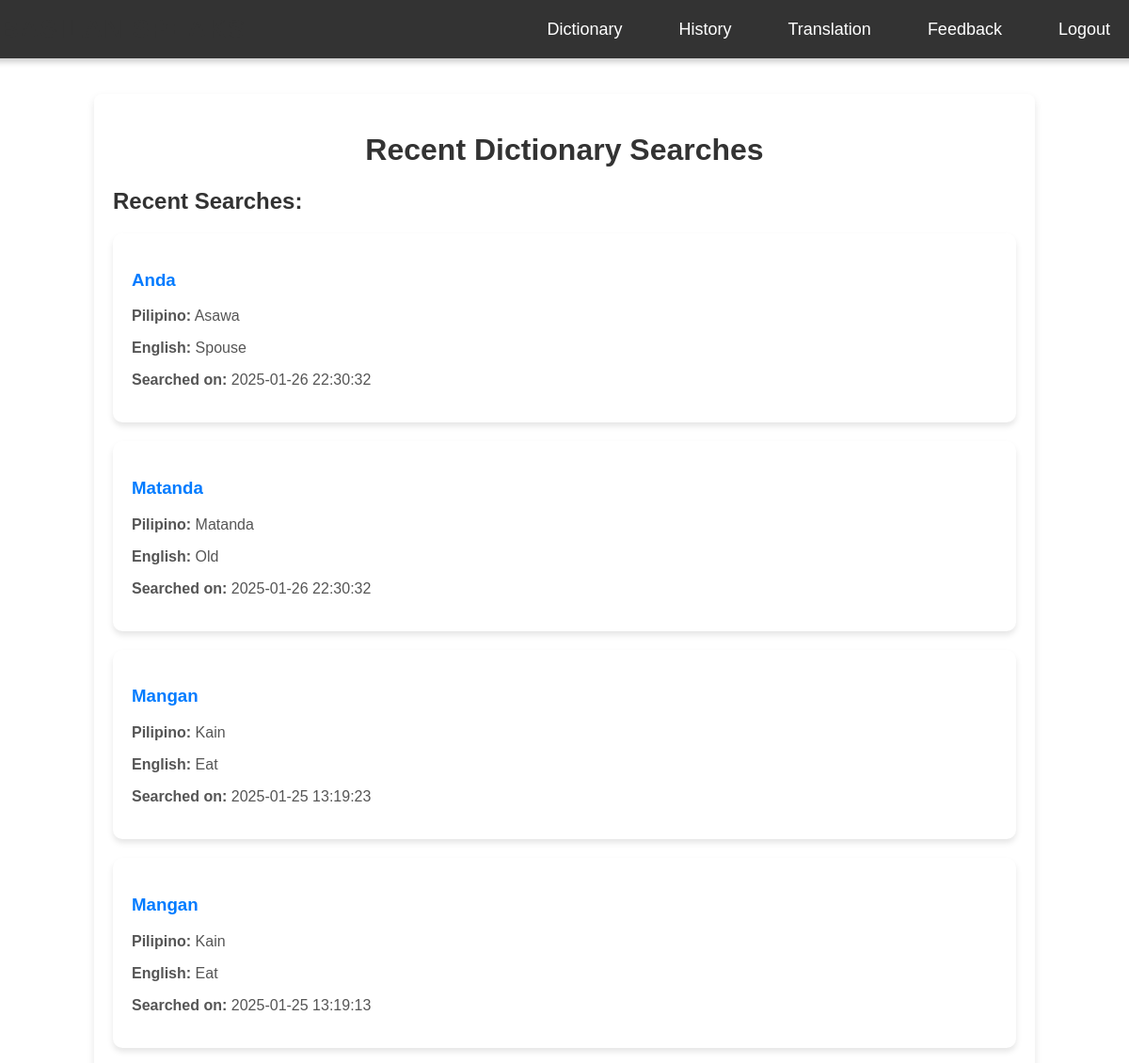
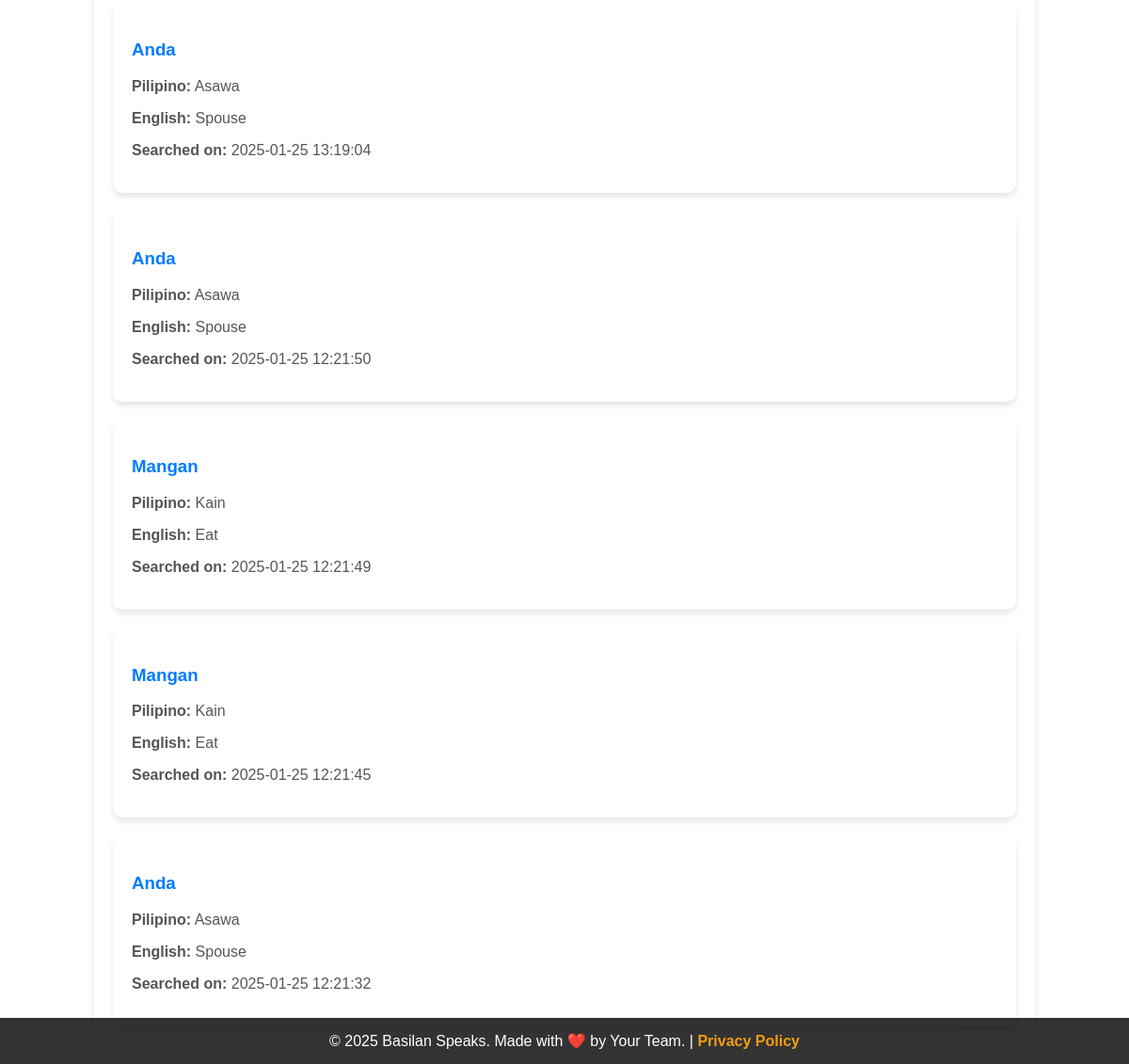
Page /recent_dictionary.php (signed in) on the committed database (2 pictures, top to bottom).
### tables this page shows
CREATE TABLE `recent_dictionary_searches` (
  `id` int(11) NOT NULL,
  `user_id` int(11) NOT NULL,
  `dictionary_entry_id` int(11) NOT NULL,
  `search_timestamp` datetime NOT NULL
);

CREATE TABLE `dictionary_entries` (
  `id` int(11) NOT NULL,
  `yakan_word` varchar(255) NOT NULL,
  `pilipino_word` varchar(255) NOT NULL,
  `english_word` varchar(255) NOT NULL,
  `synonyms` text DEFAULT NULL,
  `examples` text DEFAULT NULL,
  `submitted_by_contributor_id` int(11) NOT NULL,
  `validated_by_validator_id` int(11) DEFAULT NULL,
  `is_validated` tinyint(1) NOT NULL DEFAULT 0,
  `validation_timestamp` timestamp NULL DEFAULT NULL,
  `created_at` timestamp NOT NULL DEFAULT current_timestamp()
);

### recent_dictionary.php (the view, shortened to what this page needs)
<?php
require 'db.php';
$user_id = $_SESSION['user_id'];
$recent_entries = [];
try {
    $stmt = $db->prepare("SELECT de.yakan_word, de.pilipino_word, de.english_word, rds.search_timestamp
                          FROM recent_dictionary_searches rds
                          JOIN dictionary_entries de ON rds.dictionary_entry_id = de.id
                          WHERE rds.user_id = :user_id
                          ORDER BY rds.search_timestamp DESC
                          LIMIT 10");
    $stmt->execute(['user_id' => $user_id]);
    $recent_entries = $stmt->fetchAll(PDO::FETCH_ASSOC);
} catch (PDOException $e) {
    echo "Error: " . $e->getMessage();
}
?>
<!DOCTYPE html>
<html lang="en">
<head>
</head>
<body>
    <header>
        <h1>BASILAN SPEAKS</h1>
        <nav>
            <ul>
                <li><a href="dictionary.php">Dictionary</a></li>
                <li><a href="history.php">History</a></li>
                <li><a href="translate.php">Translation</a></li>
                <li><a href="feedback.php">Feedback</a></li>
                <li><a href="logout.php">Logout</a></li>
            </ul>
        </nav>
    </header>
    <div class="container">
        <h1>Recent Dictionary Searches</h1>
        <?php if (!empty($recent_entries)): ?>
            <h2>Recent Searches:</h2>
            <?php foreach ($recent_entries as $entry): ?>
                <div class="entry-card">
                    <h3><?php echo htmlspecialchars($entry['yakan_word']); ?></h3>
                    <p><strong>Pilipino:</strong> <?php echo htmlspecialchars($entry['pilipino_word']); ?></p>
                    <p><strong>English:</strong> <?php echo htmlspecialchars($entry['english_word']); ?></p>
                    <p><strong>Searched on:</strong> <?php echo htmlspecialchars($entry['search_timestamp']); ?></p>
                </div>
            <?php endforeach; ?>
        <?php else: ?>
            <p class="no-results">No recent searches found.</p>
        <?php endif; ?>
    </div>
    <footer>
        &copy; <?php echo date("Y"); ?> Basilan Speaks. Made with ❤️ by Your Team. | <a href="privacy.php">Privacy Policy</a>
    </footer>
</body>
</html>

### recent_dictionary.php (style rules this page uses)
body { font-family: 'Arial', sans-serif; background: url('./uploads/translator.jpg') no-repeat center center fixed; background-size: cover; color: #333; margin: 0; padding: 0; display: flex; justify-content: center; align-items: center; flex-direction: column; }
header { background: rgba(0, 0, 0, 0.8); color: white; padding: 15px 20px; display: flex; justify-content: space-between; align-items: center; box-shadow: 0 4px 6px rgba(0, 0, 0, 0.2); position: fixed; top: 0; width: 100%; z-index: 1000; }
header h1 { margin: 0; font-size: 28px; font-weight: bold; letter-spacing: 1px; }
nav ul { list-style: none; margin: 0; padding: 0; display: flex; gap: 20px; }
nav ul li a { color: white; text-decoration: none; font-size: 18px; padding: 10px 20px; border-radius: 20px; transition: background-color 0.3s, transform 0.2s; }
.container { background-color: white; padding: 20px; border-radius: 8px; box-shadow: 0 4px 8px rgba(0, 0, 0, 0.1); width: 80%; max-width: 1000px; margin-top: 100px; }
h1 { text-align: center; color: #333; }
.entry-card { background-color: #fff; margin: 20px 0; padding: 20px; border-radius: 10px; box-shadow: 0 4px 6px rgba(0, 0, 0, 0.1); transition: transform 0.2s, background-color 0.2s; }
.entry-card h3 { color: #007bff; }
.entry-card p { color: #555; font-size: 16px; }
footer { background: rgba(0, 0, 0, 0.8); color: white; text-align: center; padding: 15px 0; position: fixed; bottom: 0; width: 100%; font-size: 16px; }
footer a { color: #f39c12; text-decoration: none; font-weight: bold; }

### rows in the picture
recent_dictionary_searches: dictionary_entry.yakan_word "Anda", dictionary_entry.pilipino_word "Asawa", dictionary_entry.english_word "Spouse", search_timestamp "2025-01-26 22:30:32"
recent_dictionary_searches: dictionary_entry.yakan_word "Matanda", dictionary_entry.pilipino_word "Matanda", dictionary_entry.english_word "Old", search_timestamp "2025-01-26 22:30:32"
recent_dictionary_searches: dictionary_entry.yakan_word "Mangan", dictionary_entry.pilipino_word "Kain", dictionary_entry.english_word "Eat", search_timestamp "2025-01-25 13:19:23"
recent_dictionary_searches: dictionary_entry.yakan_word "Mangan", dictionary_entry.pilipino_word "Kain", dictionary_entry.english_word "Eat", search_timestamp "2025-01-25 13:19:13"
recent_dictionary_searches: dictionary_entry.yakan_word "Anda", dictionary_entry.pilipino_word "Asawa", dictionary_entry.english_word "Spouse", search_timestamp "2025-01-25 13:19:04"
recent_dictionary_searches: dictionary_entry.yakan_word "Anda", dictionary_entry.pilipino_word "Asawa", dictionary_entry.english_word "Spouse", search_timestamp "2025-01-25 12:21:50"
recent_dictionary_searches: dictionary_entry.yakan_word "Mangan", dictionary_entry.pilipino_word "Kain", dictionary_entry.english_word "Eat", search_timestamp "2025-01-25 12:21:49"
recent_dictionary_searches: dictionary_entry.yakan_word "Mangan", dictionary_entry.pilipino_word "Kain", dictionary_entry.english_word "Eat", search_timestamp "2025-01-25 12:21:45"
recent_dictionary_searches: dictionary_entry.yakan_word "Anda", dictionary_entry.pilipino_word "Asawa", dictionary_entry.english_word "Spouse", search_timestamp "2025-01-25 12:21:32"
